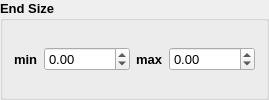
      <widget class="QGroupBox" name="grpVelocity_8">
       <property name="font">
        <font>
         <pointsize>10</pointsize>
         <weight>75</weight>
         <bold>true</bold>
        </font>
       </property>
       <property name="title">
        <string>End Size</string>
       </property>
       <layout class="QHBoxLayout" name="horizontalLayout_30">
        <item>
         <layout class="QHBoxLayout" name="horizontalLayout_31">
          <item>
           <widget class="QLabel" name="label_40">
            <property name="font">
             <font>
              <pointsize>10</pointsize>
              <weight>75</weight>
              <bold>true</bold>
             </font>
            </property>
            <property name="text">
             <string>min</string>
            </property>
           </widget>
          </item>
          <item>
           <widget class="QDoubleSpinBox" name="end_size_x">
            <property name="font">
             <font>
              <weight>50</weight>
              <bold>false</bold>
             </font>
            </property>
            <property name="minimum">
             <double>-10000.000000000000000</double>
            </property>
            <property name="maximum">
             <double>10000.000000000000000</double>
            </property>
           </widget>
          </item>
          <item>
           <widget class="QLabel" name="label_41">
            <property name="font">
             <font>
              <pointsize>10</pointsize>
              <weight>75</weight>
              <bold>true</bold>
             </font>
            </property>
            <property name="text">
             <string>max</string>
            </property>
           </widget>
          </item>
          <item>
           <widget class="QDoubleSpinBox" name="end_size_y">
            <property name="font">
             <font>
              <weight>50</weight>
              <bold>false</bold>
             </font>
            </property>
            <property name="minimum">
             <double>-10000.000000000000000</double>
            </property>
            <property name="maximum">
             <double>10000.000000000000000</double>
            </property>
           </widget>
          </item>
         </layout>
        </item>
       </layout>
      </widget>
